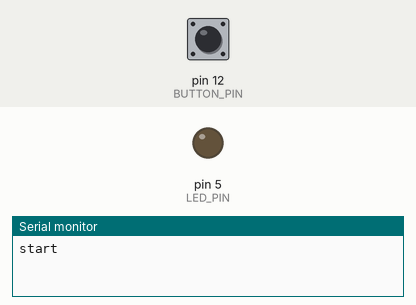
Recording of a sketch running on a simulated Arduino Uno, built with avr-gcc and run on an emulated ATmega328P. Shown: output pins drawn as LEDs (lit = HIGH), the last lines printed to the serial monitor. The test bench sets the inputs (shaded band); at power-on: pin 12 (BUTTON_PIN) HIGH.

Above: at 1.2 s.
1.3 s: pin 12 (BUTTON_PIN) pulled LOW for 0.15 s
At 4.2 s:
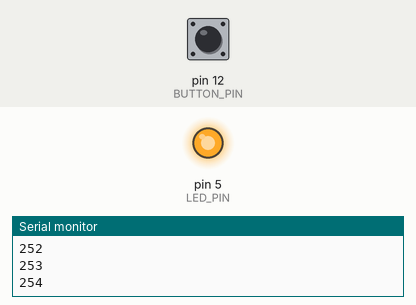
4.3 s: pin 12 (BUTTON_PIN) pulled LOW for 1 s
At 5.1 s:
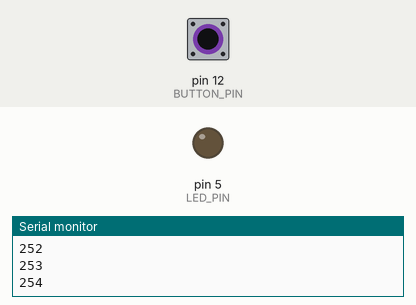
6.8 s: pin 12 (BUTTON_PIN) pulled LOW for 3.2 s
At 7.66 s:
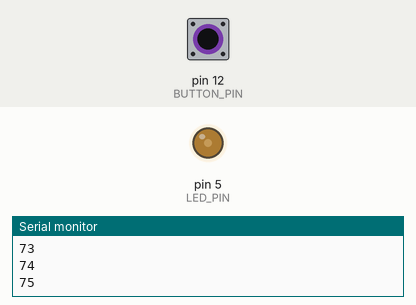
Timing chart, 0 to 11.0 s (numbered marks = the images above; inputs shaded):
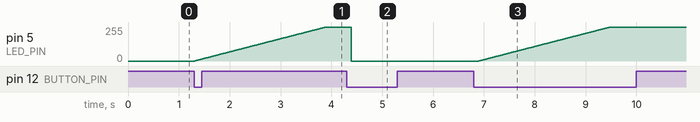

Measured:
- after the input at 1.3 s, pin 5 (LED_PIN): moves from 0/255 to 254/255 over 2.6 s, starting at once
- after the input at 4.3 s, pin 5 (LED_PIN): 254/255 → 0/255 after 0.09 s
- after the input at 6.8 s, pin 5 (LED_PIN): moves from 0/255 to 254/255 over 2.6 s, starting after 0.10 s

The sketch:

L_Chika_PWM.ino
```cpp
// (licence header left out)
#define LED_PIN 5 // PWMが使えるピンにする。3・5・6・10・11
#define BUTTON_PIN 12
bool state = false; // 点灯状態 true:点灯 false:消灯
bool oldIsPush = HIGH; // 前回ボタン状態

// セットアップ関数は、電源ON時に1度だけ実行される
void setup() {
  // ピンの初期化
  pinMode(LED_PIN, OUTPUT);
  pinMode(BUTTON_PIN, INPUT_PULLUP);
  Serial.begin(9600);
  Serial.write("start");
}

// ループ関数は、ずっと実行され続ける
void loop() {
  bool isPush = digitalRead(BUTTON_PIN);

  // ボタンOFF⇒ボタンONの時だけ
  if(HIGH == oldIsPush && LOW == isPush){
    if(state){                      // true == trueと同じ。
      digitalWrite(LED_PIN, LOW);   // 消灯
      state = false;
    }else{
      ledOnPwm();
      state = true;
    }
  }

  oldIsPush = isPush; // 前回のボタン状態を保持
  delay(100);
}

// ゆっくり点灯
void ledOnPwm(){
  for(int i = 0; i < 255; i++){
    Serial.println(i);
    analogWrite(LED_PIN, i); // 明るさを調整して点灯

    float delayTime;
    delayTime = 10;
    // delayTime = ((255.0-brightness)) * ((255.0-brightness)/64) /64);

    delay(delayTime) ;
    //Serial.println(delayTime);
  }
}
```
